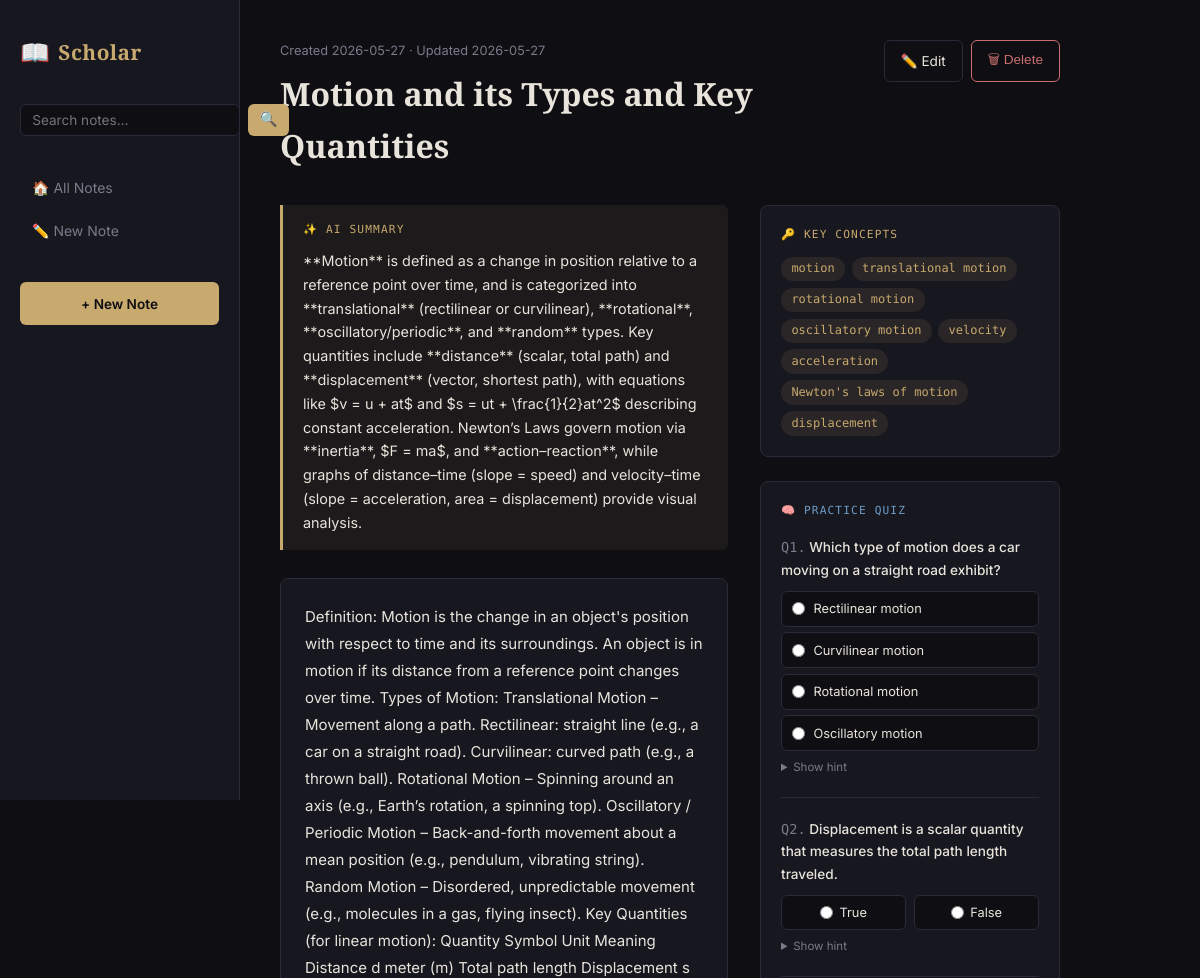
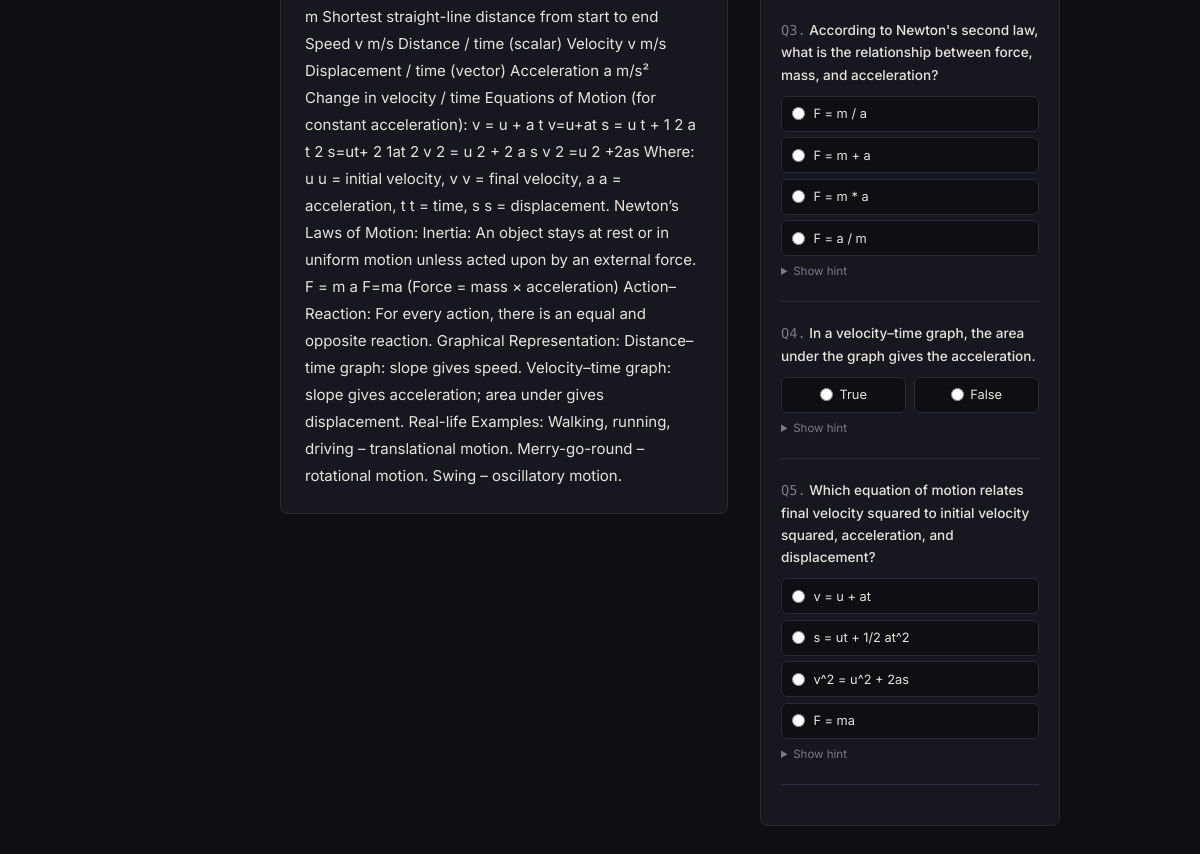
The app's page /note/9 with its own data (2 pictures, top to bottom).
### tables this page shows
CREATE TABLE notes (
                id          INTEGER PRIMARY KEY AUTOINCREMENT,
                title       TEXT    NOT NULL,
                content     TEXT    NOT NULL,
                summary     TEXT    DEFAULT '',
                keywords    TEXT    DEFAULT '[]',
                tags        TEXT    DEFAULT '',
                quiz        TEXT    DEFAULT '[]',
                created_at  TEXT    NOT NULL,
                updated_at  TEXT    NOT NULL
            );

### app.py (the view)
@app.route('/note/<int:note_id>')
def view_note(note_id):
    note = db.get_note(note_id)
    if not note:
        flash('Note not found.', 'error')
        return redirect(url_for('index'))
    return render_template('note.html', note=note)

### database.py (called while the page is built)
def _get_conn() -> sqlite3.Connection:
    conn = sqlite3.connect(DB_PATH)
    conn.row_factory = sqlite3.Row
    return conn

def _row_to_dict(row):
    d = dict(row)
    d['keywords'] = json.loads(d.get('keywords') or '[]')
    d['quiz']     = json.loads(d.get('quiz')     or '[]')
    return d

def get_note(note_id: int):
    with _get_conn() as conn:
        row = conn.execute('SELECT * FROM notes WHERE id = ?', (note_id,)).fetchone()
    return _row_to_dict(row) if row else None

### templates/note.html (shortened to what this page needs)
{% extends "base.html" %}
{% block extra_head %}
<link rel="stylesheet" href="https://cdnjs.cloudflare.com/ajax/libs/KaTeX/0.16.9/katex.min.css">
{% endblock %}
{% block content %}
<div style="display:flex; justify-content:space-between; align-items:start; gap:1rem; margin-bottom:2rem;">
  <div>
    <p style="color:var(--muted); font-size:.8rem; margin-bottom:.4rem;">
      Created {{ note.created_at[:10] }} · Updated {{ note.updated_at[:10] }}
    </p>
    <h1 style="font-family:var(--font-serif); font-size:2rem; font-weight:700;">{{ note.title }}</h1>
  </div>
  <div style="display:flex; gap:.5rem; flex-shrink:0;">
    <a href="/edit/{{ note.id }}" class="btn">✏️ Edit</a>
    <form method="POST" action="/delete/{{ note.id }}" onsubmit="return confirm('Delete this note?')">
      <button type="submit" class="btn btn-danger">🗑 Delete</button>
    </form>
  </div>
</div>
<div style="display:grid; grid-template-columns:1fr 300px; gap:2rem; align-items:start;">
  <div>
    {% if note.summary %}
    <div style="background:rgba(200,169,110,.07); border-left:3px solid var(--accent); padding:1rem 1.25rem; border-radius:0 var(--radius) var(--radius) 0; margin-bottom:1.75rem;">
      <p style="font-size:.7rem; font-family:var(--font-mono); color:var(--accent); margin-bottom:.6rem; text-transform:uppercase; letter-spacing:.1em;">✨ AI Summary</p>
      <div id="summary-content" class="md-content" style="font-size:.9rem; color:var(--text);">{{ note.summary }}</div>
    </div>
    {% endif %}
    <div id="note-content" class="md-content" style="
      background: var(--surface);
      border: 1px solid var(--border);
      border-radius: 8px;
      padding: 1.5rem;
      line-height: 1.8;
      font-size: .9375rem;
    ">{{ note.content }}</div>
  </div>
  <div style="display:flex; flex-direction:column; gap:1.5rem;">
    {% if note.keywords %}
    <div style="background:var(--surface); border:1px solid var(--border); border-radius:8px; padding:1.25rem;">
      <p style="font-size:.7rem; font-family:var(--font-mono); color:var(--accent); margin-bottom:.75rem; text-transform:uppercase; letter-spacing:.1em;">🔑 Key Concepts</p>
      <div style="display:flex; flex-wrap:wrap; gap:.4rem;">
        {% for kw in note.keywords %}
          <span class="kw-tag">{{ kw }}</span>
        {% endfor %}
      </div>
    </div>
    {% endif %}
    {% if note.quiz %}
    <div style="background:var(--surface); border:1px solid var(--border); border-radius:8px; padding:1.25rem;">
      <p style="font-size:.7rem; font-family:var(--font-mono); color:var(--accent2); margin-bottom:1rem; text-transform:uppercase; letter-spacing:.1em;">🧠 Practice Quiz</p>
      {% for q in note.quiz %}
      <div style="margin-bottom:1.25rem; padding-bottom:1.25rem; border-bottom:1px solid var(--border);" id="q{{ loop.index }}">
        <p class="md-content" style="font-size:.85rem; font-weight:500; margin-bottom:.6rem;">
          <span style="color:var(--muted); font-family:var(--font-mono);">Q{{ loop.index }}.</span>
          {{ q.question }}
        </p>
        {% if q.type == 'mcq' %}
          <div style="display:flex; flex-direction:column; gap:.35rem;">
            {% for opt in q.options %}
            <label style="
              display:flex; align-items:center; gap:.5rem;
              background:var(--bg); border:1px solid var(--border);
              border-radius:var(--radius); padding:.4rem .65rem;
              font-size:.8rem; cursor:pointer;
              transition:border-color .15s;
            " onmouseover="this.style.borderColor='var(--accent2)'"
               onmouseout="this.style.borderColor='var(--border)'">
              <input type="radio" name="q{{ loop.index }}_outer" value="{{ opt }}"
                     onchange="checkAnswer(this, {{ q.answer | tojson }}, 'q{{ loop.index }}')"
                     style="accent-color:var(--accent2);">
              <span class="md-content">{{ opt }}</span>
            </label>
            {% endfor %}
          </div>
        {% else %}
          <div style="display:flex; gap:.5rem;">
            {% for opt in ['True', 'False'] %}
            <label style="
              flex:1; display:flex; align-items:center; justify-content:center; gap:.4rem;
              background:var(--bg); border:1px solid var(--border);
              border-radius:var(--radius); padding:.4rem;
              font-size:.8rem; cursor:pointer;
            " onmouseover="this.style.borderColor='var(--accent2)'"
               onmouseout="this.style.borderColor='var(--border)'">
              <input type="radio" name="q{{ loop.index }}_outer" value="{{ opt }}"
                     onchange="checkAnswer(this, {{ q.answer | tojson }}, 'q{{ loop.index }}')"
                     style="accent-color:var(--accent2);">
              {{ opt }}
            </label>
            {% endfor %}
          </div>
        {% endif %}
        <details style="margin-top:.4rem;">
          <summary style="font-size:.72rem; color:var(--muted); cursor:pointer;">Show hint</summary>
        </details>
      </div>
      {% endfor %}
    </div>
    {% endif %}
  </div>
</div>
{% endblock %}

### templates/base.html (style rules this page uses)
*, *::before, *::after { box-sizing: border-box; margin: 0; padding: 0; }
:root { --bg: #0f0f13; --surface: #17171f; --border: #2a2a38; --accent: #c8a96e; --accent2: #6e9dc8; --danger: #c86e6e; --success: #6ec88a; --text: #e8e4dc; --muted: #7a7a8a; --font-serif: 'Playfair Display', Georgia, serif; --font-sans: 'Inter', system-ui, sans-serif; --font-mono: 'Source Code Pro', monospace; --radius: 6px; --shadow: 0 4px 24px rgba(0,0,0,.5); }
body { background: var(--bg); color: var(--text); font-family: var(--font-sans); font-size: 15px; line-height: 1.65; min-height: 100vh; }
.btn { display: inline-flex; align-items: center; gap: .4rem; padding: .5rem 1rem; border-radius: var(--radius); border: 1px solid var(--border); background: transparent; color: var(--text); font-size: .85rem; cursor: pointer; text-decoration: none; transition: border-color .15s, background .15s; }
.btn-danger { border-color: var(--danger); color: var(--danger); }
.kw-tag { display: inline-block; background: rgba(200,169,110,.1); color: var(--accent); border-radius: 20px; padding: .15rem .65rem; font-size: .75rem; font-family: var(--font-mono); }

### records on screen
notes: created_at "2026-05-27", updated_at "2026-05-27", title "Motion and its Types and Key Quantities", summary "**Motion** is defined as a change in position relative to a reference point over time, and is categorized into **translational** (rectilinear or curvilinear), **rotational**, **oscillatory/periodic**, and **random** types. Key quantities include **distance** (scalar, total path) and **displacement** (vector, shortest path), with equations like $v = u + at$ and $s = ut + \\frac{1}{2}at^2$ describing constant acceleration. Newton’s Laws govern motion via **inertia**, $F = ma$, and **action–reaction**, while graphs of distance–time (slope = speed) and velocity–time (slope = acceleration, area = displacement) provide visual analysis.", content "Definition: Motion is the change in an object's position with respect to time and its surroundings. An object is in motion if its distance from a reference point changes over time. Types of Motion: Translational Motion – Movement along a path. Rectilinear: straight line (e.g., a car on a straight road). Curvilinear: curved path (e.g., a thrown ball). Rotational Motion – Spinning around an axis (e.g., Earth’s rotation, a spinning top). Oscillatory / Periodic Motion – Back-and-forth movement about a mean position (e.g., pendulum, vibrating string). Random Motion – Disordered, unpredictable movement (e.g., molecules in a gas, flying insect). Key Quantities (for linear motion): Quantity Symbol…"

### other values on screen
{{ kw }} "motion" "translational motion" "rotational motion" "oscillatory motion" "velocity" "acceleration" "Newton's laws of motion" "displacement"
{{ q.question }} "Which type of motion does a car moving on a straight road exhibit?" "Displacement is a scalar quantity that measures the total path length traveled." "According to Newton's second law, what is the relationship between force, mass, and acceleration?" "In a velocity–time graph, the area under the graph gives the acceleration." "Which equation of motion relates final velocity squared to initial velocity squared, acceleration, and displacement?"
{{ opt }} "Rectilinear motion" "Curvilinear motion" "Rotational motion" "Oscillatory motion" "F = m / a" "F = m + a" "F = m * a" "F = a / m" "v = u + at" "s = ut + 1/2 at^2" "v^2 = u^2 + 2as" "F = ma"
{{ opt }} "True" "False" "True" "False"
